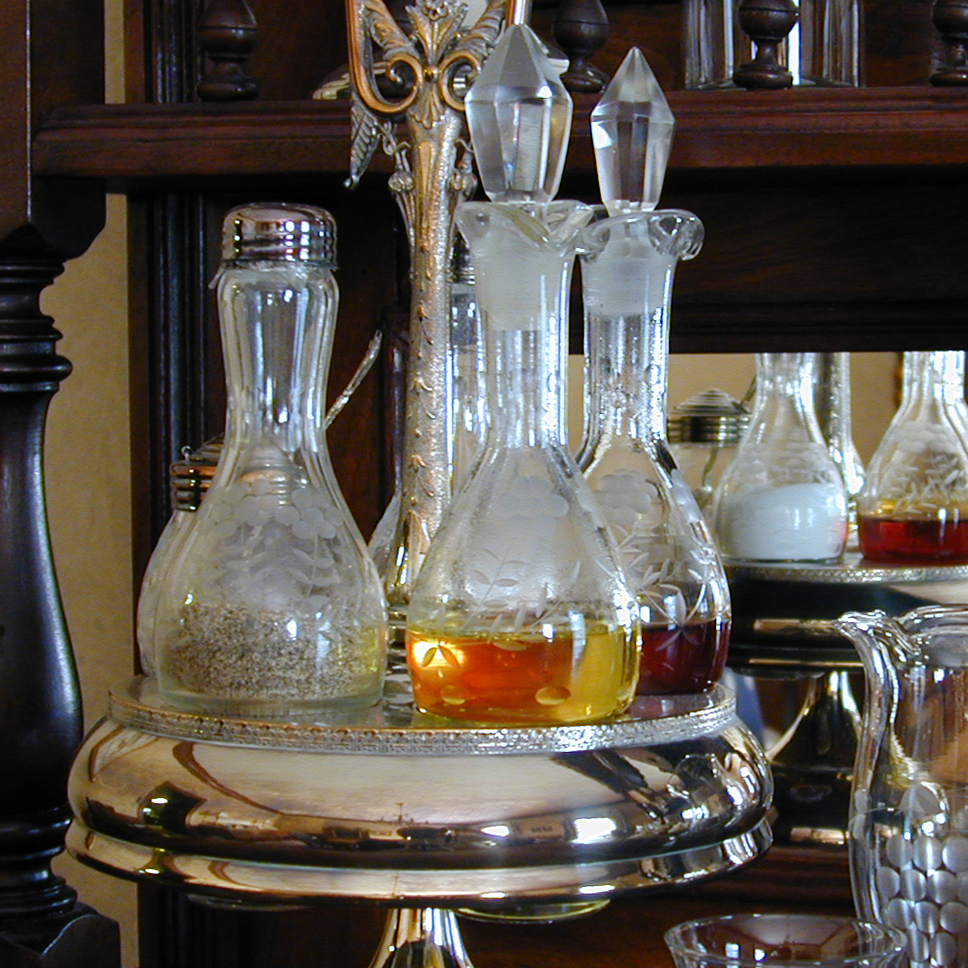
%> input picture test35/rr.tif, 968 x 968 px
$ octave test35.m   (GNU Octave 9; MATLAB toolbox functions it lacks are replaced by stand-ins)
%> lines starting %> are read from the running program, lines starting %| are printed output that depends on the picture
### test35/rgb2hsi.m
function hsi = rgb2hsi(rgb)
%RGB2HSI Converts an RGB image to HSI.
%   HSI = RGB2HSI(RGB) converts an RGB image to HSI. The input image
%   is assumed to be of size M-by-N-by-3, where the third dimension
%   accounts for three image planes: red, green, and blue, in that
%   order. If all RGB component images are equal, the HSI conversion
%   is undefined. The input image can be of class double (with values
%   in the range [0, 1]), uint8, or uint16.
%
%   The output image, HSI, is of class double, where:
%     hsi(:, :, 1) = hue image normalized to the range [0, 1] by
%                    dividing all angle values by 2*pi.
%     hsi(:, :, 2) = saturation image, in the range [0, 1].
%     hsi(:, :, 3) = intensity image, in the range [0, 1].

%   Copyright 2002-2004 R. C. Gonzalez, R. E. Woods, & S. L. Eddins
%   Digital Image Processing Using MATLAB, Prentice-Hall, 2004
%   $Revision: 1.4 $  $Date: 2003/09/29 15:21:54 $

% Extract the individual component immages.
rgb = im2double(rgb);
r = rgb(:, :, 1);
g = rgb(:, :, 2);
b = rgb(:, :, 3);

% Implement the conversion equations.
num = 0.5*((r - g) + (r - b));
den = sqrt((r - g).^2 + (r - b).*(g - b));
theta = acos(num./(den + eps));

H = theta;
H(b > g) = 2*pi - H(b > g);
H = H/(2*pi);

num = min(min(r, g), b);
den = r + g + b;
den(den == 0) = eps;
S = 1 - 3.* num./den;

H(S == 0) = 0;

I = (r + g + b)/3;

% Combine all three results into an hsi image.
hsi = cat(3, H, S, I);

### test35/hsi2rgb.m
function rgb = hsi2rgb(hsi)
%HSI2RGB Converts an HSI image to RGB.
%   RGB = HSI2RGB(HSI) converts an HSI image to RGB, where HSI is
%   assumed to be of class double with:
%     hsi(:, :, 1) = hue image, assumed to be in the range
%                    [0, 1] by having been divided by 2*pi.
%     hsi(:, :, 2) = saturation image, in the range [0, 1].
%     hsi(:, :, 3) = intensity image, in the range [0, 1].
%
%   The components of the output image are:
%     rgb(:, :, 1) = red.
%     rgb(:, :, 2) = green.
%     rgb(:, :, 3) = blue.

%   Copyright 2002-2004 R. C. Gonzalez, R. E. Woods, & S. L. Eddins
%   Digital Image Processing Using MATLAB, Prentice-Hall, 2004
%   $Revision: 1.5 $  $Date: 2003/10/13 01:01:06 $

% Extract the individual HSI component images.
H = hsi(:, :, 1) * 2 * pi;
S = hsi(:, :, 2);
I = hsi(:, :, 3);

% Implement the conversion equations.
R = zeros(size(hsi, 1), size(hsi, 2));
G = zeros(size(hsi, 1), size(hsi, 2));
B = zeros(size(hsi, 1), size(hsi, 2));

% RG sector (0 <= H < 2*pi/3).
idx = find( (0 <= H) & (H < 2*pi/3));
B(idx) = I(idx) .* (1 - S(idx));
R(idx) = I(idx) .* (1 + S(idx) .* cos(H(idx)) ./ ...
                                          cos(pi/3 - H(idx)));
G(idx) = 3*I(idx) - (R(idx) + B(idx));

% BG sector (2*pi/3 <= H < 4*pi/3).
idx = find( (2*pi/3 <= H) & (H < 4*pi/3) );
R(idx) = I(idx) .* (1 - S(idx));
G(idx) = I(idx) .* (1 + S(idx) .* cos(H(idx) - 2*pi/3) ./ ...
                    cos(pi - H(idx)));
B(idx) = 3*I(idx) - (R(idx) + G(idx));

% BR sector.
idx = find( (4*pi/3 <= H) & (H <= 2*pi));
G(idx) = I(idx) .* (1 - S(idx));
B(idx) = I(idx) .* (1 + S(idx) .* cos(H(idx) - 4*pi/3) ./ ...
                                           cos(5*pi/3 - H(idx)));
R(idx) = 3*I(idx) - (G(idx) + B(idx));

% Combine all three results into an RGB image.  Clip to [0, 1] to
% compensate for floating-point arithmetic rounding effects.
rgb = cat(3, R, G, B);
rgb = max(min(rgb, 1), 0);

### test35/test35.m
clc;
close all;
clear all;
rgb=imread('rr.tif');
%> rgb is the input picture: size 968x968x3 uint8; mean R, G, B 91.8, 84.8, 76.7

hsi=rgb2hsi(rgb);
%> in rgb2hsi, `den(den == 0) = eps;`: den: size 968x968 double; min 2.22e-16, max 3, mean 0.993
%> in rgb2hsi, `H(S == 0) = 0;`: H: size 968x968 double; min 0, max 0.999, mean 0.273
h=hsi(:,:,1);
s=hsi(:,:,2);
i=hsi(:,:,3);

i1=histeq(i,256);

figure,
subplot(1,3,1);imshow(rgb);
subplot(1,3,2);imhist(i);
subplot(1,3,3);imhist(i1);

hsi1=cat(3,h,s,i1);
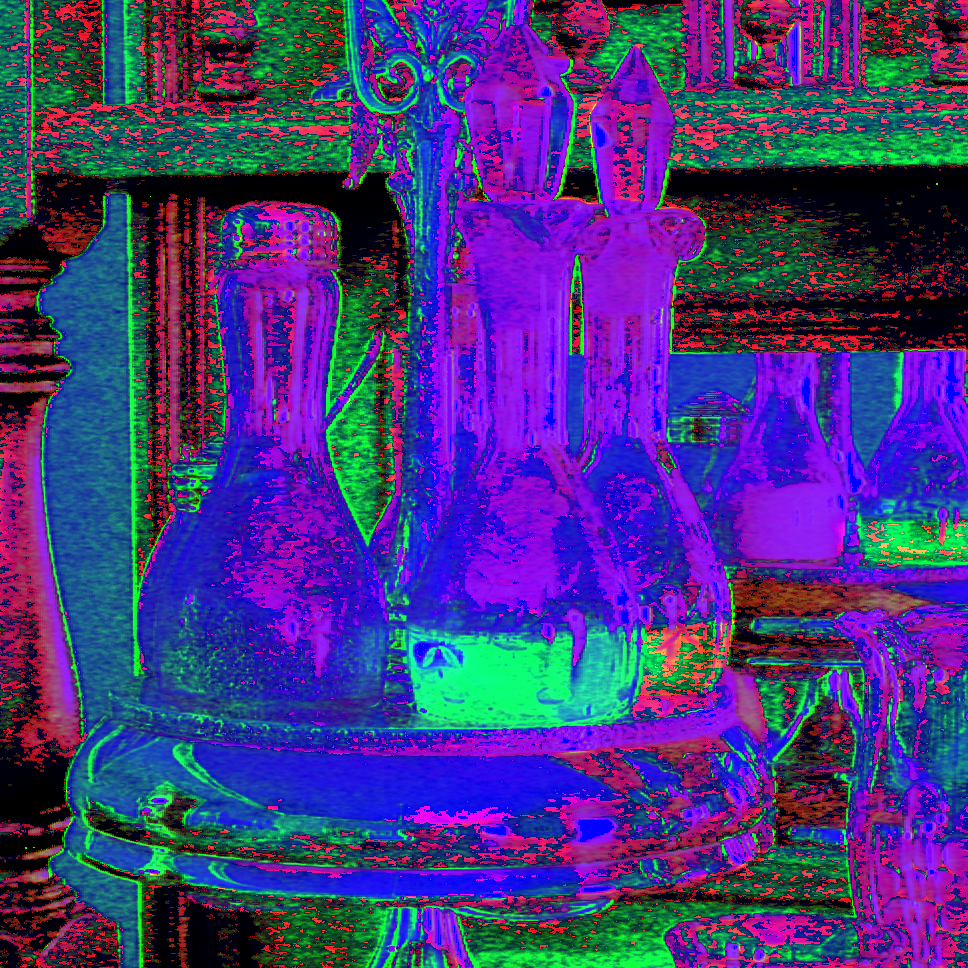
%> hsi1: size 968x968x3 double; mean R, G, B 0.273, 0.206, 0.501
hsi_rgb=hsi2rgb(hsi1);
%> in hsi2rgb, `idx = find( (0 <= H) & (H < 2*pi/3));`: idx = 632135 values from 1 to 937024
%> in hsi2rgb, `idx = find( (2*pi/3 <= H) & (H < 4*pi/3) );`: idx = 193741 values from 262 to 936938
%> in hsi2rgb, `idx = find( (4*pi/3 <= H) & (H <= 2*pi));`: idx = 111148 values from 47 to 937019
%> in hsi2rgb, `G(idx) = I(idx) .* (1 - S(idx));`: G: size 968x968 double; min 0, max 1.19, mean 0.501
%> in hsi2rgb, `B(idx) = I(idx) .* (1 + S(idx) .* cos(H(idx) - 4*pi/3) ./ cos(5*pi/3 -..`: B: size 968x968 double; min 0, max 1.28, mean 0.444
%> in hsi2rgb, `R(idx) = 3*I(idx) - (G(idx) + B(idx));`: R: size 968x968 double; min 0, max 1.43, mean 0.559
figure,
subplot(1,2,1);imshow(rgb);
subplot(1,2,2);imshow(hsi_rgb);

s1=2*s;

hsi2=cat(3,h,s1,i);
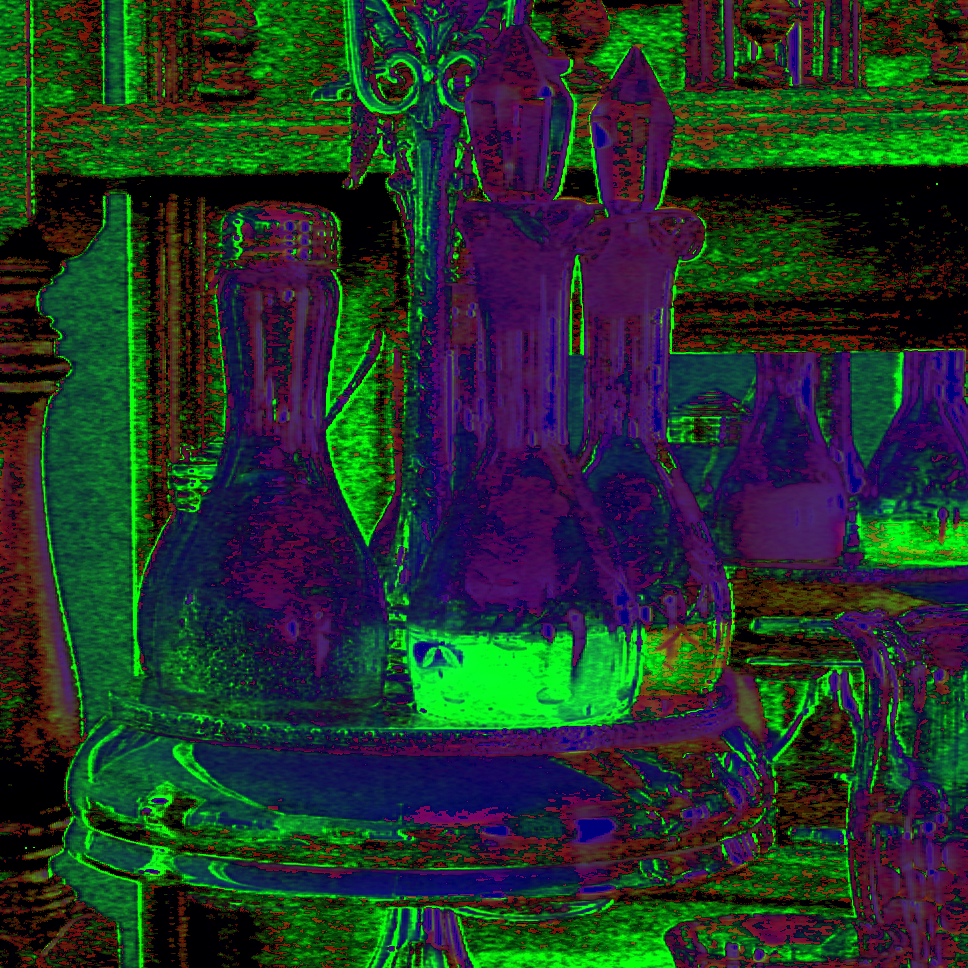
%> hsi2: size 968x968x3 double; mean R, G, B 0.273, 0.412, 0.331; drawn with min black and max white
hsi_rgb1=hsi2rgb(hsi2);
%> in hsi2rgb (call 2), `idx = find( (0 <= H) & (H < 2*pi/3));`: idx = 632135 values from 1 to 937024
%> in hsi2rgb (call 2), `idx = find( (2*pi/3 <= H) & (H < 4*pi/3) );`: idx = 193741 values from 262 to 936938
%> in hsi2rgb (call 2), `idx = find( (4*pi/3 <= H) & (H <= 2*pi));`: idx = 111148 values from 47 to 937019
%> in hsi2rgb (call 2), `G(idx) = I(idx) .* (1 - S(idx));`: G: size 968x968 double; min -0.132, max 1.16, mean 0.334
%> in hsi2rgb (call 2), `B(idx) = I(idx) .* (1 + S(idx) .* cos(H(idx) - 4*pi/3) ./ cos(5*pi/3 -..`: B: size 968x968 double; min -0.523, max 1.24, mean 0.27
%> in hsi2rgb (call 2), `R(idx) = 3*I(idx) - (G(idx) + B(idx));`:
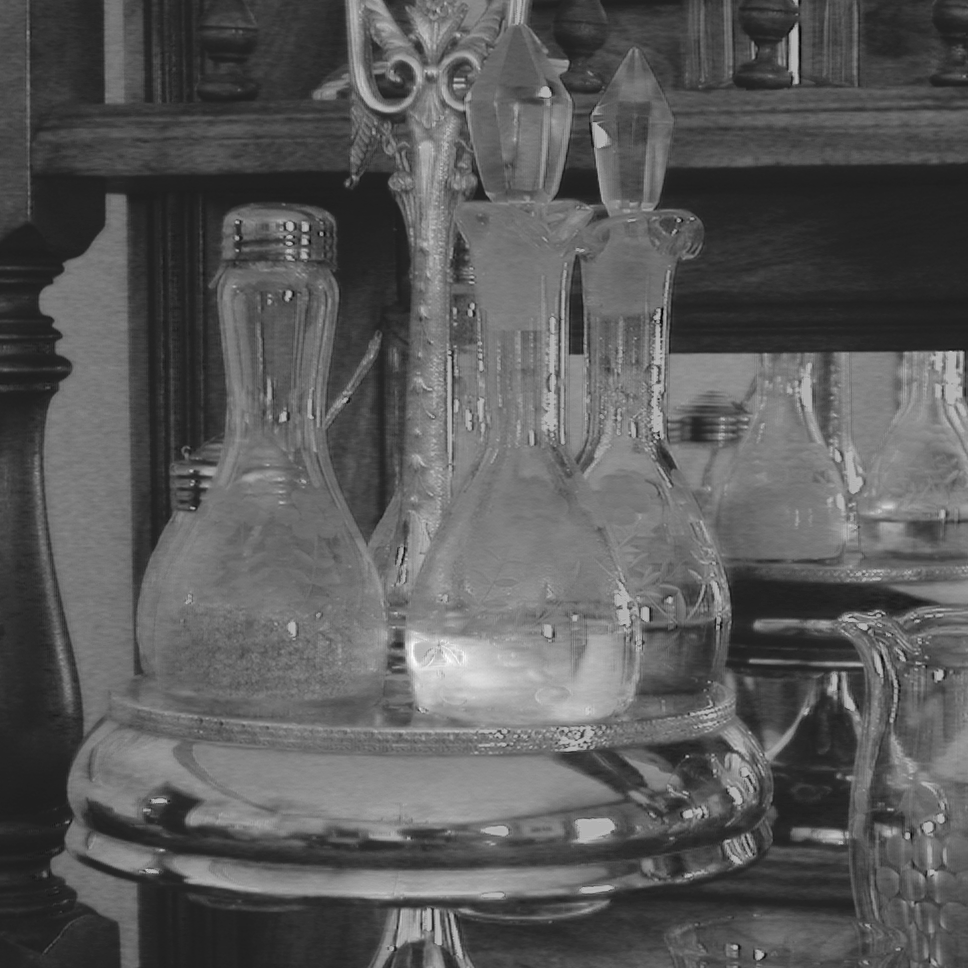
%> R: size 968x968 double; min -0.2, max 1.46, mean 0.389; drawn with min black and max white
%> in hsi2rgb (call 2), `rgb = max(min(rgb, 1), 0);`:
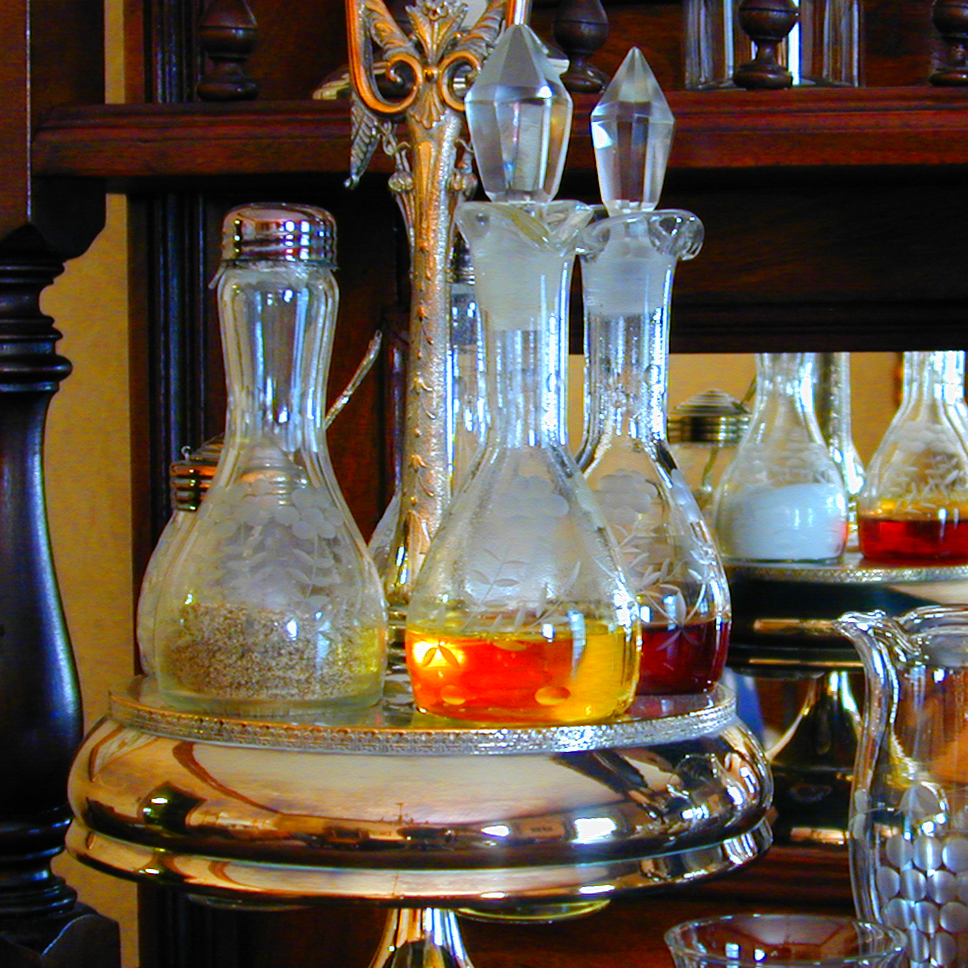
%> rgb: size 968x968x3 double; mean R, G, B 0.388, 0.334, 0.278
figure,
subplot(1,2,1);imshow(rgb);
subplot(1,2,2);imshow(hsi_rgb1);
